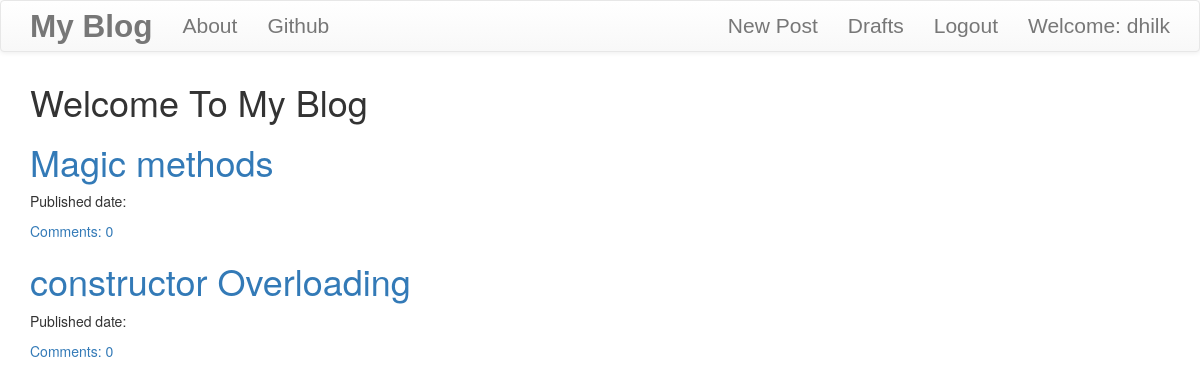
Page /drafts/ (signed in) on the committed database.
### blog/models.py (models this page shows, shortened)
class Post(models.Model):
    author = models.ForeignKey('auth.User', on_delete=models.CASCADE)
    title = models.CharField(max_length=200)
    text = models.TextField()
    created_date = models.DateTimeField(default=timezone.now())
    published_date = models.DateTimeField(blank = True, null = True)
    def approve_comments(self):
        return self.comments.filter(approved_comments=True)

### blog/views.py (the view)
# urls.py: path('drafts/', views.DraftListView.as_view(), name = 'post_draft_list'),
class DraftListView(LoginRequiredMixin, ListView):
    login_url = 'registration/login.html'
    redirect_field_name = 'blog/post_list.html'
    model = Post
    def get_queryset(self):
        return Post.objects.filter(published_date__isnull = True).order_by('-created_date')

### blog/templates/blog/post_list.html (shortened to what this page needs)
{% extends "blog/base.html" %}
{% block content %}
<div class="blog_posts">
  <h1>Welcome To My Blog</h1>
  <div class="centerstage">
    {% for post in post_list %}
    <div class="post">
      <h1><a href="{% url 'post_detail' pk=post.pk %}">{{ post.title }}</a></h1>
    </div>
    <div class="date">
      <p>Published date: {{ post.published|date:"D M Y"}}</p>
    </div>
    <a href="{% url 'post_detail' pk=post.pk %}">Comments: {{ post.approve_comments.count }}</a>
    {% endfor %}
  </div>
</div>
{% endblock %}

### blog/templates/blog/base.html (shortened to what this page needs)
<!DOCTYPE html>
{% load static %}
<html lang="en" dir="ltr">
  <head>
    <link rel="stylesheet" href="https://maxcdn.bootstrapcdn.com/bootstrap/3.3.7/css/bootstrap.min.css">
    <link rel="stylesheet" href="https://maxcdn.bootstrapcdn.com/bootstrap/3.3.7/css/bootstrap-theme.min.css">
    <link rel="stylesheet" href="//cdn.jsdelivr.net/medium-editor/latest/css/medium-editor.min.css" type="text/css" media="screen" charset="utf-8">
    <link rel="stylesheet" href="{% static 'css/blog.css' %}">
  </head>
  <body>
    <nav class="navbar navbar-default techfont custom-navbar">
      <div class="container">
        <ul class="nav navbar-nav">
          <li class="nav-item"><a class="navbar-brand bigbrand" href="{% url 'post_list' %}"><b>My Blog</b></a></li>
          <li class="nav-item"><a href="{% url 'about' %}">About</a></li>
          <li class="nav-item"><a href="https://www.github.com">Github</a></li>
        </ul>
        <ul class="nav navbar-nav navbar-right">
          {% if user.is_authenticated %}
          <li class="nav-item"><a href="{% url 'post_new' %}">New Post</a></li>
          <li class="nav-item"><a href="{% url 'post_draft_list' %}">Drafts</a></li>
          <li class="nav-item"><a href="{% url 'logout' %}">Logout</a></li>
          <li><a>Welcome: {{ user.username }}</a></li>
          {% else %}
          <li class="navbar-right"><a href="{% url 'login' %}"><span class="glyphicon glyphicon-user"></span></a></li>
          {% endif  %}
        </ul>
      </div>
    </nav>
    <div class="content container">
      <div class="row">
        <div class="col-md-10">
          <div class="blog_posts">
            {% block content %}
            {% endblock %}
          </div>
        </div>
      </div>
    </div>
  </body>
</html>

### blog/static/css/blog.css (style rules this page uses)
.techfont { font-family: 'Cuprum', sans-serif; font-size: 1.5em; margin-bottom: 10px; }
.bigbrand { font-size: 1.50em; }
.centerstage { margin-left: auto; margin-right: auto; }

### rows in the picture
Post: title "Magic methods", approve_comments.count "0"
Post: title "constructor Overloading", approve_comments.count "0"

### other values in the picture
{{ user.username }} "dhilk"
